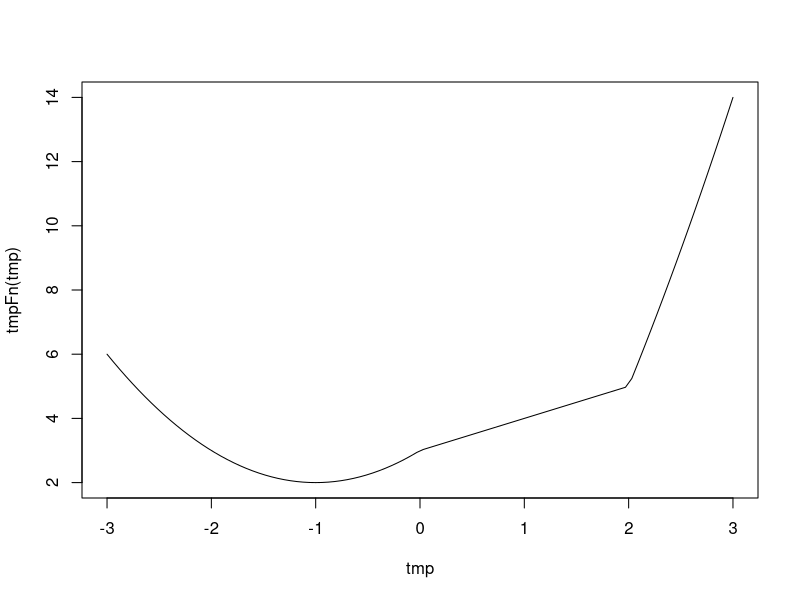

This figure's R source:
#This is Basic R Exercises 3. Functions

#(a) Write functions \texttt{tmpFn1} and \texttt{tmpFn2} such that
#if \texttt{xVec} is the vector $(x_1, x_2, ... ,x_n)$,
#then \texttt{tmpFn1(xVec)} returns vector $(x_1, x_2^2, ..., x_n^n)$
#and \texttt{tmpFn2(xVec)} returns the vector
#$(x_1, \frac{x_2^2}{2}, ..., \frac{x_n^n}{n})$.
tmpFn1 <- function(xVec){
  return(xVec^(1:length(xVec)))
}
tmpFn2 <- function(yVec){
  return(yVec^(1:length(yVec))/1:length(yVec))
}

#(b) Now write a fuction \texttt{tmpFn3}
#which takes 2 arguments $x$
#and $n$ where $x$ is a single number and $n$ is a strictly positive integer.
#The function should return the value of   
#$$1 + \frac{x}{1} + \frac{x^2}{2} + \frac{x^3}{3} + ... + \frac{x^n}{n}$$
tmpFn3 <- function(x, n){
  1+sum((x^(1:n))/(1:n))
}

#2) Write a funciton \texttt{tmpFn(xVec)} such that if \texttt{xVec} is the vector $x = (x_1, ...,x_n)$ then \texttt{tmpFn(xVec)} returns the vector of moving averages:
#$$\frac{x_1 + x_2 + x_3}{3}, \frac{x_2 + x_3 + x_4}{3}, ...,\frac{x_{n-2} + x_{n-1} + x_n}{3}$$
#Try out your function.  \texttt{tmpFn}(c(1:5,6:1))
tmpFn <- function(x){
  n <- length(x)
  (x[1:(n-2)]+x[2:(n-1)]+x[3:n])/3
}

#3) Consider the continuous function
#$$f(x) = \left\{\begin{matrix}
#x^2 + 2x + 3 & if  & x < 0 \\ 
#x + 3 & if & 0 \leq x < 2 \\ 
#x^2 + 4x - 7 & if & 2 \leq  x
#\end{matrix}\right.$$
#Write a function \texttt{tmpFn} which takes a single argument \texttt{xVec}.
#the function should return the vector
#the values of the function $f(x)$ evaluated at the values in \texttt{xVec}.  
#Hence plot the function $f(x)$ for $-3 < x <3$
tmpFn <- function(y){
  ifelse(y<0,y^2+2*y+3, ifelse(y<2,y+3,y^2+4*y-7))
}
tmp <- seq(-3,3,len=100)
plot(tmp,tmpFn(tmp),type="l")

#4) Write a function which takes a single argument which is a matrix.
#The function should return a matrix
#which is the same as the function argument but every odd number is doubled.  
#Hence the result of using the function on the matrix   
#$$\begin{bmatrix}
#1 & 1 & 3\\ 
#5 & 2 & 6\\ 
#-2 & -1 & -3
#\end{bmatrix}$$
#should be:
#$$\begin{bmatrix}
#2 & 2 & 6\\ 
#10 & 2 & 6\\ 
#-2 & -2 & -6
#\end{bmatrix}$$
func2 <- function(mat){
  mat[mat%%2==1] <- 2*mat[mat%%2==1]
  mat
}

#5) Write a function which takes 2 arguements $n$ and $k$
#which are positive integers.
#It should return the $\mathit{n} x \mathit{n}$ matrix:
#$$\begin{bmatrix}
#k & 1 & 0 & 0 & \cdots  & 0 & 0\\ 
#1 & k & 1 & 0 & \cdots  & 0 & 0\\
#0 & 1 & k & 1 & \cdots  & 0 & 0\\
#0 & 0 & 1 & k & \cdots  & 0 & 0\\
#\cdot & \cdot & \cdot & \cdot & \cdot & \cdot & \cdot\\ 
#0 & 0 & 0 & 0 & \cdots  & k & 1\\
#0 & 0 & 0 & 0 & \cdots  & 1 & k
#\end{bmatrix}$$
#First try to do it for a specific case such as n = 5 and k = 2 on the Command Line.
mat <- diag(2, nr=5)
mat[abs(row(mat)-col(mat))==1] <- 1
mat
#Now with k and n
func3 <- function(n,k){
  mat1 <- diag(k,nr=n)
  mat1[abs(row(mat1)-col(mat1))==1] <- 1
  mat1
}

#6) Suppose an angle $\alpha$ is given as a positive real number of degrees.  
#If $0 \leq \alpha < 90$ then it is quadrant 1.  If $90 \leq \alpha < 180$ then it is quadrant 2.  
#If $180 \leq \alpha < 270$ then it is quadrant3.  if $270 \leq \alpha < 360$ then it is quadrant 4.  
#If $360 \leq \alpha < 450$ then it is quadrant 1.  
#And so on ...
#Write a function \texttt{quadrant(alpha)} which returns the quadrant of the angle $\alpha$.

func4 <- function(alpha)
{
  floor(alpha/90)%%4 + 1
}









